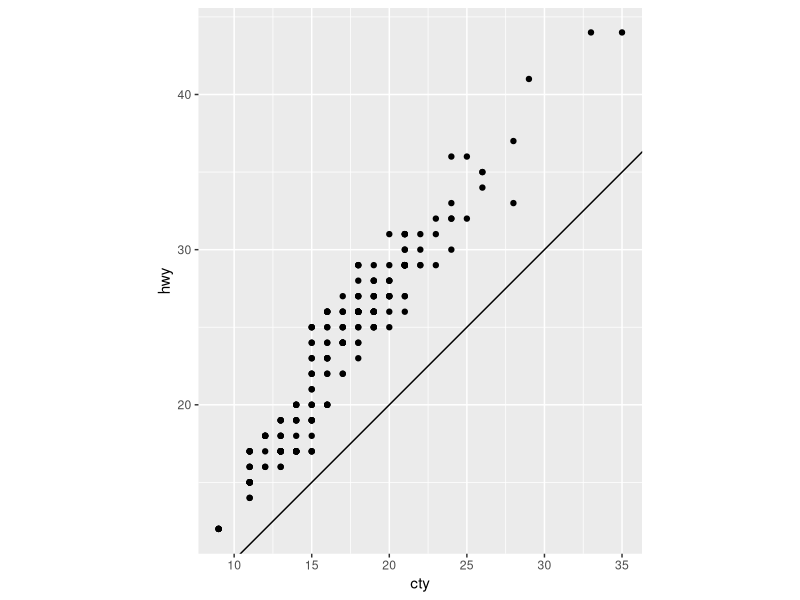

R code for this plot:
library(tidyverse)

ggplot(data = mpg, mapping = aes(x = cty, y = hwy)) +
    geom_point() +
    geom_abline() +
    coord_fixed()